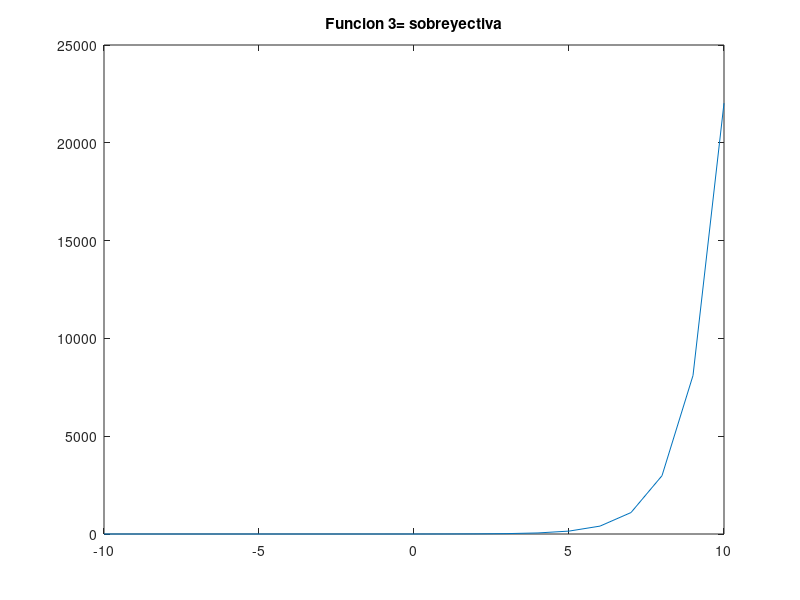

Here is the MATLAB script that generated this plot:
% Script de Octave
% Titulo      :Funciones trascendentes
% Author      :Astrit Lariza Garcia Castillo
% Date        :20211123
% Version     :1
% Usage       :octave> cd /path/
% Notes       :Requiere aplicacion octave 


clear


x= -10:1:10;
 
fx= exp(x);

plot(x, fx);

title(['Funcion 3= sobreyectiva']);
disp("Esta funcion es subrayectiva por que ningun elemento del codominio y sobra respecto al dominio");
disp("Esta funcion no es inyectiva porque al trazar una rectar hacia el eje x, esta corta mas de un punto la recta");
disp("Por lo tanto no puede ser biyectiva por que no cumple con ambas clasificaciones");